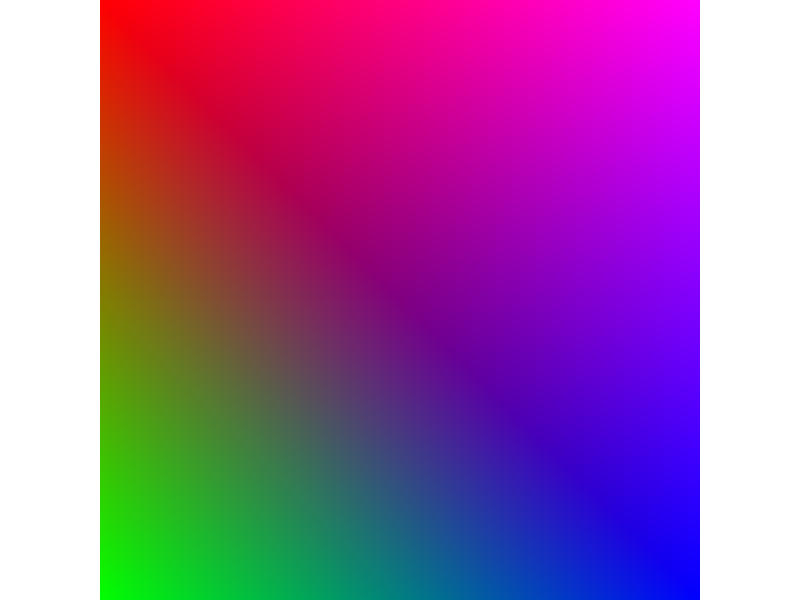

MATLAB code for this plot:
% Morgan Burrows
% CSCI 1320
% Sec. 0103
% 15-Feb-2015
% Assignment 5
% Question 3

% this script creates a 256x256 image of gradiated colors

imager = meshgrid(1:256);
image(:,:,1) = rot90((imager)/256);
% the above two lines specify the layout of the values of RED
imageg = (fliplr(meshgrid(1:256)) - (rot90(meshgrid(1:256))));
image(:,:,2) = imageg/256;
% the above two lines specify the layout of the values of GREEN
imageb = meshgrid(1:256);
image(:,:,3) = imageb/256;
% the above two lines specify the layout of the values of BLUE
imshow(image)
% present the image
set(gca,'Position',[0 0 1 1])
% set the image in a viewable size

